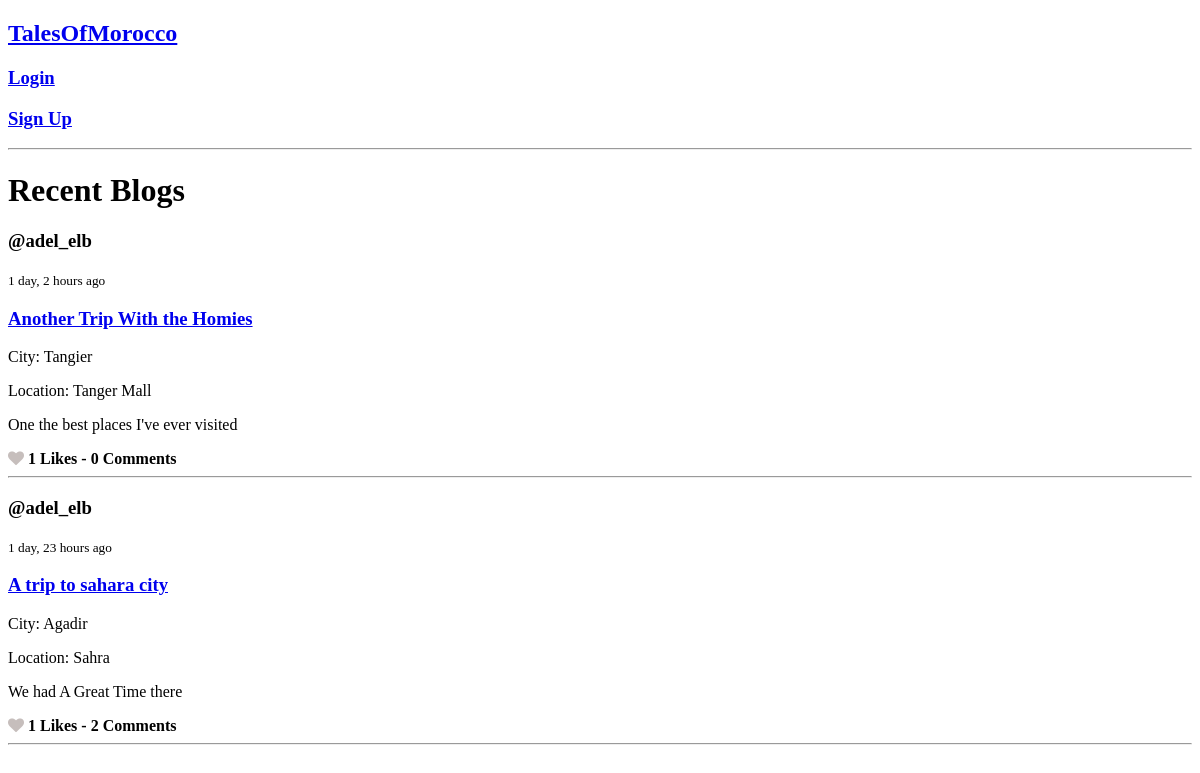
Before: / with the older database file.
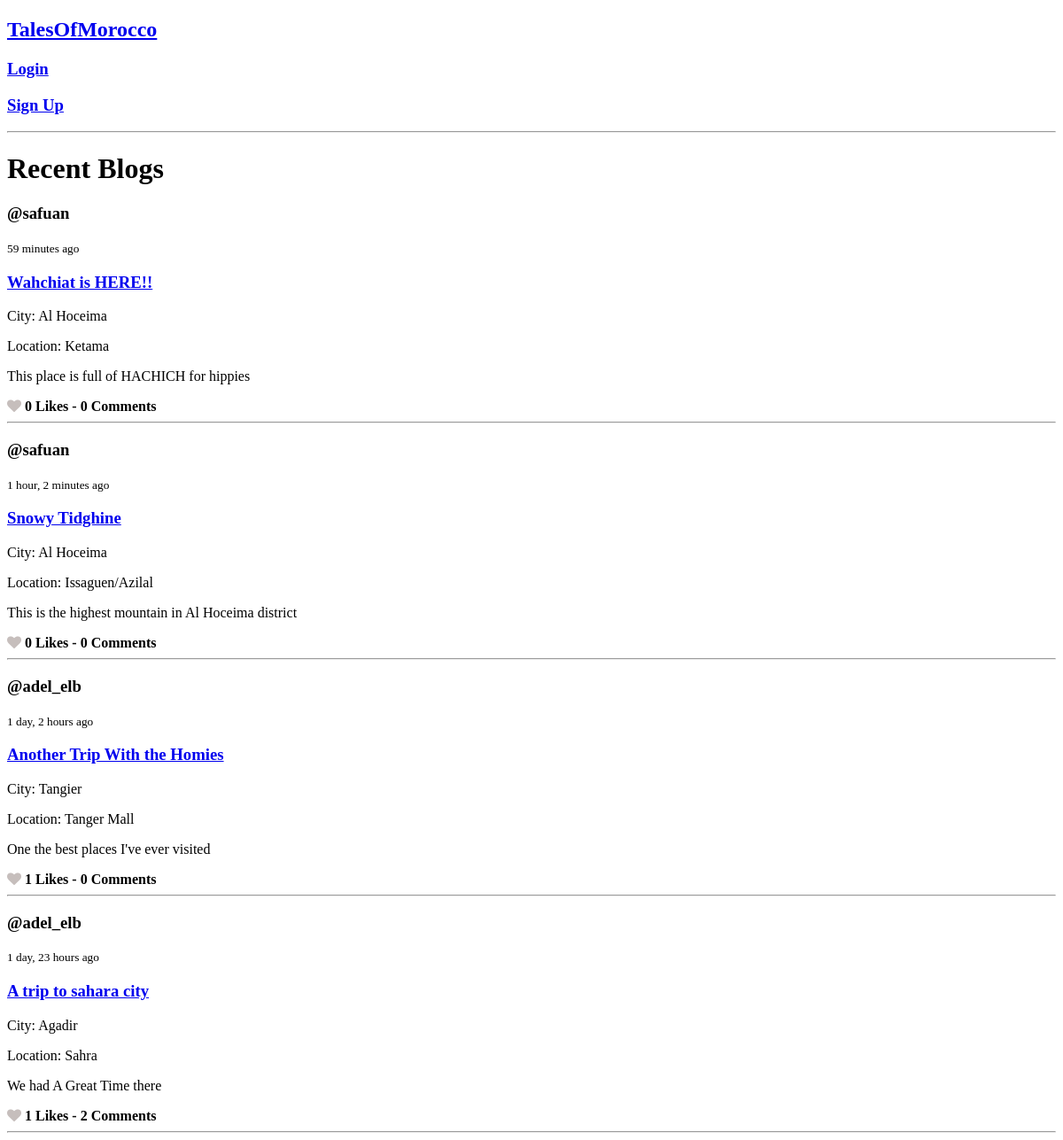
After: the same page with the newer database file.
### base/models.py (models this page shows, shortened)
class BlogPost(models.Model):
    author = models.ForeignKey(User, on_delete=models.CASCADE, null=True)
    title = models.CharField(max_length=200)
    city = models.ForeignKey(City, on_delete=models.SET_NULL, null=True)
    specific_location = models.CharField(max_length=200, null=True, blank=True)
    description = models.TextField(null=False, blank=False)
    food = models.CharField(max_length=200, blank=True)
    food_rating = models.IntegerField(null=True, blank=True,
                                      validators=[MinValueValidator(1),
                                                  MaxValueValidator(5)])
    accommodation = models.CharField(max_length=200, blank=True)
    accommodation_rating = models.IntegerField(null=True, blank=True,
                                               validators=[MinValueValidator(1),
                                                           MaxValueValidator(5)])
    picture = models.ImageField(null=True, blank=True)
    likes = models.IntegerField(default=0)
    updated = models.DateTimeField(auto_now=True)
    created = models.DateTimeField(auto_now_add=True)
    class Meta:
        ordering = ['-updated', '-created']

class User(AbstractUser):
    name = models.CharField(max_length=200, null=True, blank=False)
    email = models.EmailField(unique=True, null=False, blank=False)
    bio = models.TextField(null=True)
    avatar = models.ImageField(null=True, default="default.jpg")
    USERNAME_FIELD = 'email'
    REQUIRED_FIELDS = []

class City(models.Model):
    name = models.CharField(max_length=200)
    def __str__(self) -> str:
        return self.name

### base/views.py (the view)
# urls.py: 2. Add a URL to urlpatterns:  path('', views.home, name='home')
def home(request):
    posts = BlogPost.objects.all()
    for post in posts:
        post.comments = post.comment_set.all()
    user_likes = None;
    if request.user.is_authenticated:
        user_likes = Like.objects.filter(user=request.user)
    for post in posts:
        post.user_liked = user_likes.filter(blogPost=post).exists() if user_likes else False
    context = {
        'title': 'Home',
        'posts': posts
    }
    return render(request, 'home.html', context)

### base/templates/home.html (shortened to what this page needs)
{% extends 'layout.html' %}
{% load static %}
{% block content %}
<h1>Recent Blogs</h1>
{% for post in posts %}
    <div class="blog-post">
        <h3>@{{ post.author.username }}</h3>
        <small>{{ post.created | timesince }} ago</small>
        <h3><a href="{% url 'blog' post.id %}">{{ post.title }}</a></h3>
        <p>City: {{ post.city }}</p>
        <p>Location: {{ post.specific_location }}</p>
        <p>{{ post.description }}</p>
        <i class="fa fa-heart {% if post.user_liked %}liked{% endif %}" data-post-id="{{ post.id }}"></i>
        <b><span id="like-{{ post.id }}">{{ post.likes }} Likes</span> - {{ post.comments.count }} Comments</b>
        <hr>
    </div>
{% endfor %}
{% endblock %}

### base/templates/layout.html (shortened to what this page needs)
<!DOCTYPE html>
{% load static %}
<html lang="en">
<head>
    <link rel="stylesheet" href="{% static 'styles/main.css' %}">
    <link rel="stylesheet" href="https://cdnjs.cloudflare.com/ajax/libs/font-awesome/4.7.0/css/font-awesome.min.css">
</head>
<body>
    <nav>
        <h1><a href="{% url 'home' %}">TalesOfMorocco</a></h1>
        {% if request.user.is_authenticated %}
            <h3><a href="{% url 'profile' user.id %}">{{ user.username }}</a></h3>
            <h3><a href="{% url 'create-blog' %}">Post Blog</a></h3>
            <h3><a href="{% url 'logout' %}">Logout</a></h3>
        {% else %}
            <h3><a href="{% url 'login' %}">Login</a></h3>
            <h3><a href="{% url 'register' %}">Sign Up</a></h3>
        {% endif %}
    </nav>
    <hr>
    {% block content %}
    {% endblock content %}
</body>
</html>

### static/styles/main.css (style rules this page uses)
i.fa.fa-heart { color: #C6BEBC; cursor: pointer; }

Changed rows visible on the page:
added BlogPost: author.username "safuan", created "59 minutes", title "Wahchiat is HERE!!", city "Al Hoceima", specific_location "Ketama", description "This place is full of HACHICH for hippies", likes "0", comments.count "0"
added BlogPost: author.username "safuan", created "1 hour, 2 minutes", title "Snowy Tidghine", city "Al Hoceima", specific_location "Issaguen/Azilal", description "This is the highest mountain in Al Hoceima district", likes "0", comments.count "0"
